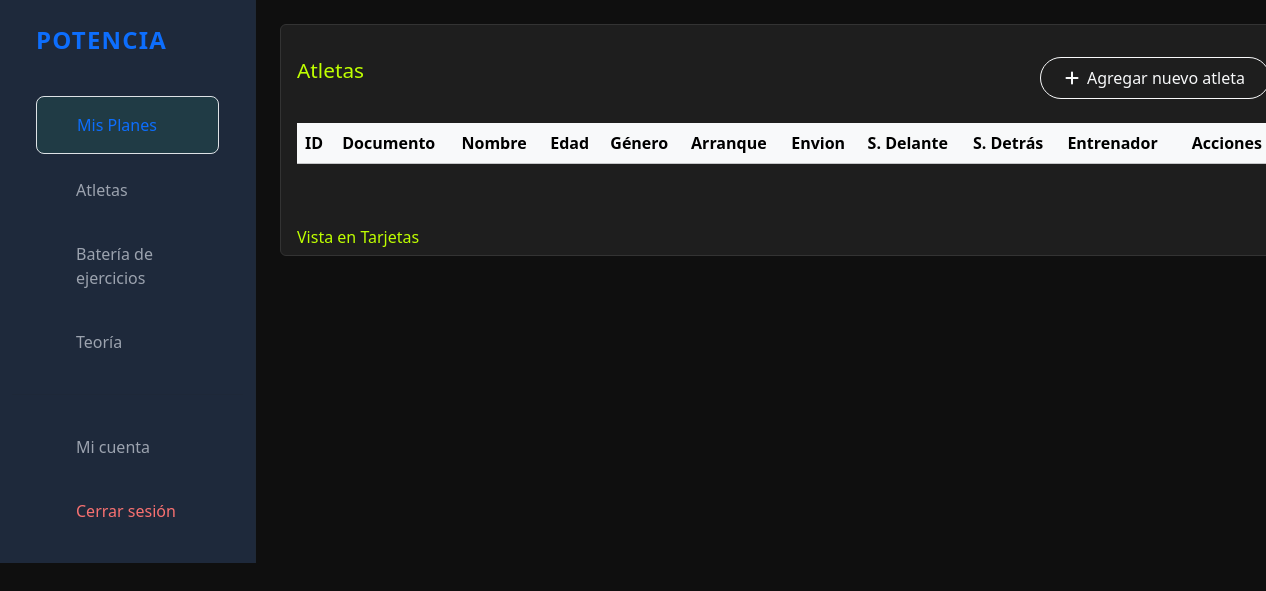
Before: /atletas/ (signed in) with the older database file.
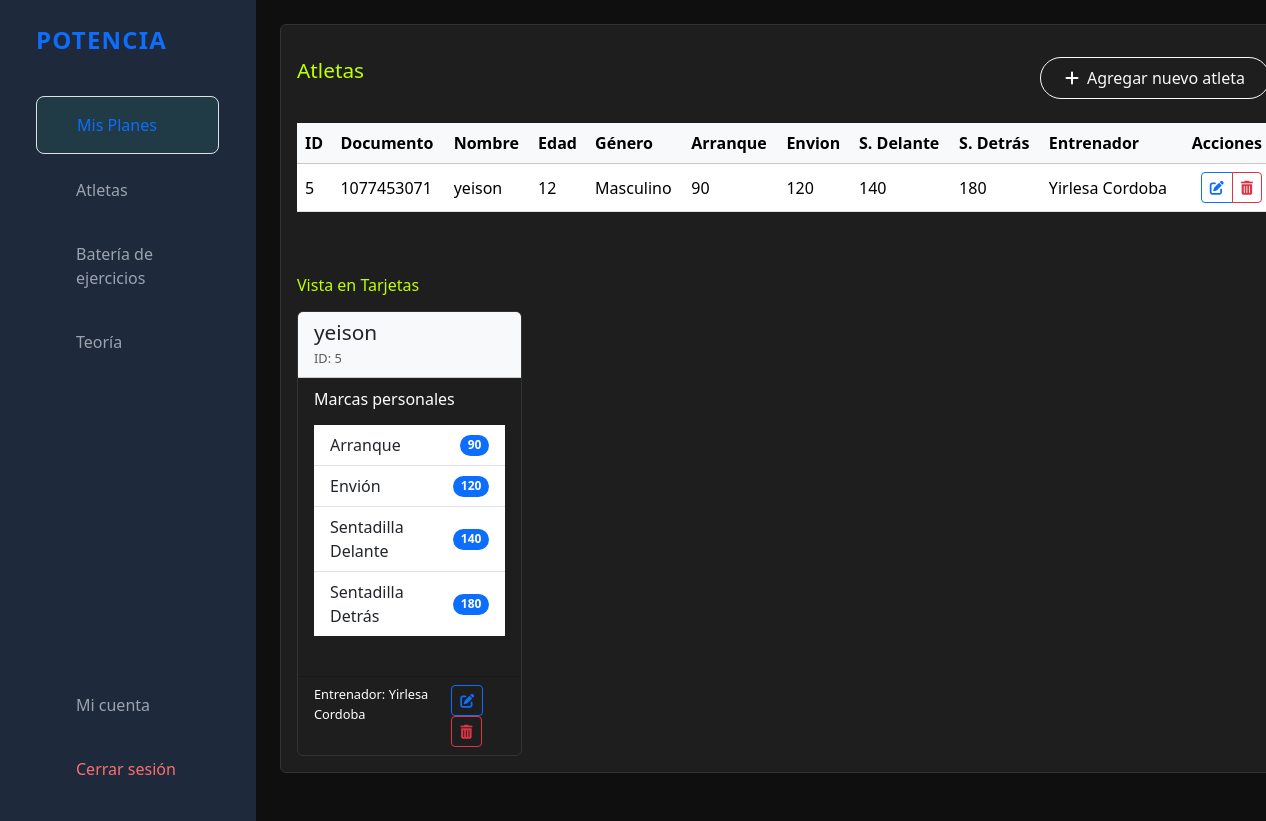
After: the same page with the newer database file.
### potencia/models.py (models this page shows, shortened)
class Atletas(models.Model):
    id = models.AutoField(primary_key=True)
    documento = models.CharField(unique=True, max_length=100)
    nombre = models.CharField(max_length=100)
    edad = models.PositiveSmallIntegerField()
    generos_lista = [("Masculino", "Masculino"), ("Femenino", "Femenino")]
    genero = models.CharField(max_length=10, choices=generos_lista)
    arranque = models.CharField(max_length=3)
    envion = models.CharField(max_length=3)
    sentadilla_delante = models.CharField(max_length=3)
    sentadilla_detras = models.CharField(max_length=3)
    entrenador = models.ForeignKey(
        Entrenadores,
        on_delete=models.SET_NULL,
        null=True,
        blank=True,
        related_name='atletas'
    )

class Entrenadores(models.Model):
    user = models.OneToOneField(User, on_delete=models.CASCADE)
    nombre = models.CharField(max_length=101)
    edad = models.PositiveSmallIntegerField()
    generos_lista = [("Masculino", "Masculino"), ("Femenino", "Femenino")]
    genero = models.CharField(max_length=10, choices=generos_lista)
    def __str__(self):
        return self.nombre

### potencia/views.py (the view)
# urls.py: path('atletas/', views.atletas, name='atletas'),
@login_required
def atletas(request):
    entrenador = request.user.entrenadores
    atletas = entrenador.atletas.all()
    form = AtletaForm(request.POST or None)
    if request.method == 'POST' and form.is_valid():
        form.save()
        return redirect('atletas')
    return render(request, 'atletas.html', {
        'atletas': atletas,
        'form': form,
        'editing': False
    })

### potencia/templates/atletas.html (shortened to what the changed rows need)
{% extends "base.html" %}
{% block contenido %}
<div class="card">
    <div class="card-body">
        <div class="table-responsive">
            <table class="table table-hover align-middle w-100">
                <thead class="table-light">
                    <tr>
                        <th>ID</th>
                        <th>Documento</th>
                        <th>Nombre</th>
                        <th>Edad</th>
                        <th>Género</th>
                        <th>Arranque</th>
                        <th>Envion</th>
                        <th>S. Delante</th>
                        <th>S. Detrás</th>
                        <th>Entrenador</th>
                        <th class="text-end">Acciones</th>
                    </tr>
                </thead>
                <tbody>
                    {% for atleta in atletas %}
                    <tr>
                        <td>{{ atleta.id }}</td>
                        <td>{{ atleta.documento }}</td>
                        <td>{{ atleta.nombre }}</td>
                        <td>{{ atleta.edad }}</td>
                        <td>{{ atleta.genero }}</td>
                        <td>{{ atleta.arranque }}</td>
                        <td>{{ atleta.envion }}</td>
                        <td>{{ atleta.sentadilla_delante }}</td>
                        <td>{{ atleta.sentadilla_detras }}</td>
                        <td>
                            {% if atleta.entrenador %}
                                {{ atleta.entrenador.nombre }}
                            {% else %}
                                <span class="text-muted">Sin asignar</span>
                            {% endif %}
                        </td>
                        <td class="text-end">
                            <div class="btn-group" role="group">
                                <a href="{% url 'editar_atleta' atleta.id %}" class="btn btn-sm btn-outline-primary">
                                    <i class="fas fa-edit"></i>
                                </a>
                                <a href="{% url 'eliminar_atleta' atleta.id %}" class="btn btn-sm btn-outline-danger">
                                    <i class="fas fa-trash-alt"></i>
                                </a>
                            </div>
                        </td>
                    </tr>
                    {% endfor %}
                </tbody>
            </table>
        </div>
        <div class="row row-cols-1 row-cols-md-2 row-cols-lg-3 row-cols-xl-4 g-4">
            {% for atleta in atletas %}
            <div class="col">
                <div class="card h-100">
                    <div class="card-header bg-light">
                        <h5 class="card-title mb-0">{{ atleta.nombre }}</h5>
                        <small class="text-muted">ID: {{ atleta.id }}</small>
                    </div>
                    <div class="card-body">
                        <h6 class="card-subtitle mb-3 label-color-w">Marcas personales</h6>
                        <ul class="list-group list-group-flush">
                            <li class="list-group-item d-flex justify-content-between align-items-center">
                                Arranque
                                <span class="badge bg-primary rounded-pill">{{ atleta.arranque }}</span>
                            </li>
                            <li class="list-group-item d-flex justify-content-between align-items-center">
                                Envión
                                <span class="badge bg-primary rounded-pill">{{ atleta.envion }}</span>
                            </li>
                            <li class="list-group-item d-flex justify-content-between align-items-center">
                                Sentadilla Delante
                                <span class="badge bg-primary rounded-pill">{{ atleta.sentadilla_delante }}</span>
                            </li>
                            <li class="list-group-item d-flex justify-content-between align-items-center">
                                Sentadilla Detrás
                                <span class="badge bg-primary rounded-pill">{{ atleta.sentadilla_detras }}</span>
                            </li>
                        </ul>
                    </div>
                    <div class="card-footer bg-transparent">
                        <div class="d-flex justify-content-between">
                            <small class="label-color-w">
                                {% if atleta.entrenador %}
                                    Entrenador: {{ atleta.entrenador.nombre }}
                                {% else %}
                                    Sin entrenador
                                {% endif %}
                            </small>
                            <div>
                                <a href="{% url 'editar_atleta' atleta.id %}" class="btn btn-sm btn-outline-primary">
                                    <i class="fas fa-edit"></i>
                                </a>
                                <a href="{% url 'eliminar_atleta' atleta.id %}" class="btn btn-sm btn-outline-danger">
                                    <i class="fas fa-trash-alt"></i>
                                </a>
                            </div>
                        </div>
                    </div>
                </div>
            </div>
            {% endfor %}
        </div>
    </div>
</div>
{% endblock %}

Changed rows visible on the page:
added Atletas: id "5", documento "1077453071", nombre "yeison", edad "12", genero "Masculino", arranque "90", envion "120", sentadilla_delante "140", sentadilla_detras "180", entrenador.nombre "Yirlesa Cordoba"
